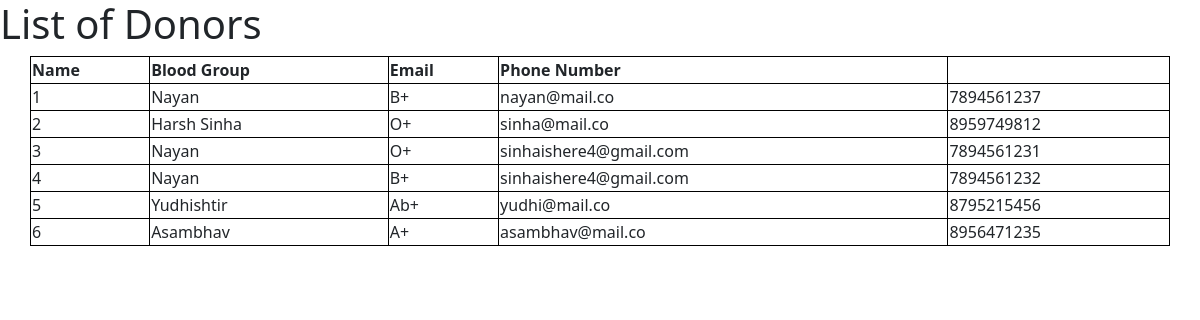
/dashboard, run on the app's committed database.
### home/models.py (models this page shows)
class Donor(models.Model):
    name= models.CharField(max_length=100)
    blood_group= models.CharField(max_length=5)
    email= models.EmailField()
    phone_number= models.IntegerField()

### home/views.py (the view)
# urls.py: path('dashboard',views.dashboard,name="dashboard"),
def dashboard(request):
    donors= Donor.objects.all()
    context={'donor':donors}
    return render(request,'dashboard.html',context=context)

### templates/dashboard.html (shortened to what this page needs)
<!DOCTYPE html>
<html lang="en">
<head>
    <link href="https://cdn.jsdelivr.net/npm/bootstrap@5.3.3/dist/css/bootstrap.min.css" rel="stylesheet">
</head>
<body>
    <h1>List of Donors</h1>
    <table border="1" class="container">
        <thead>
            <tr>
                <th>Name</th>
                <th>Blood Group</th>
                <th>Email</th>
                <th>Phone Number</th>
            </tr>
        </thead>
        <tbody>
            {% if donor %}
                {% for donors in donor %}
                    <tr>
                        <td>{{ forloop.counter }}</td>
                        <td>{{ donors.name }}</td>
                        <td>{{ donors.blood_group }}</td>
                        <td>{{ donors.email }}</td>
                        <td>{{ donors.phone_number }}</td>
                    </tr>
                    {% empty %}
                    <tr>
                        <td colspan="4">No donors found</td>
                    </tr>
                {% endfor %}
            {% endif %}
        </tbody>
    </table>
</body>
</html>

### templates/dashboard.html (style rules this page uses)
table, th, td { border: 1px solid black; border-collapse: collapse; }

### data on the page
Donor: name "Nayan", blood_group "B+", email "nayan@mail.co", phone_number "7894561237"
Donor: name "Harsh Sinha", blood_group "O+", email "sinha@mail.co", phone_number "8959749812"
Donor: name "Nayan", blood_group "O+", email "sinhaishere4@gmail.com", phone_number "7894561231"
Donor: name "Nayan", blood_group "B+", email "sinhaishere4@gmail.com", phone_number "7894561232"
Donor: name "Yudhishtir", blood_group "Ab+", email "yudhi@mail.co", phone_number "8795215456"
Donor: name "Asambhav", blood_group "A+", email "asambhav@mail.co", phone_number "8956471235"
